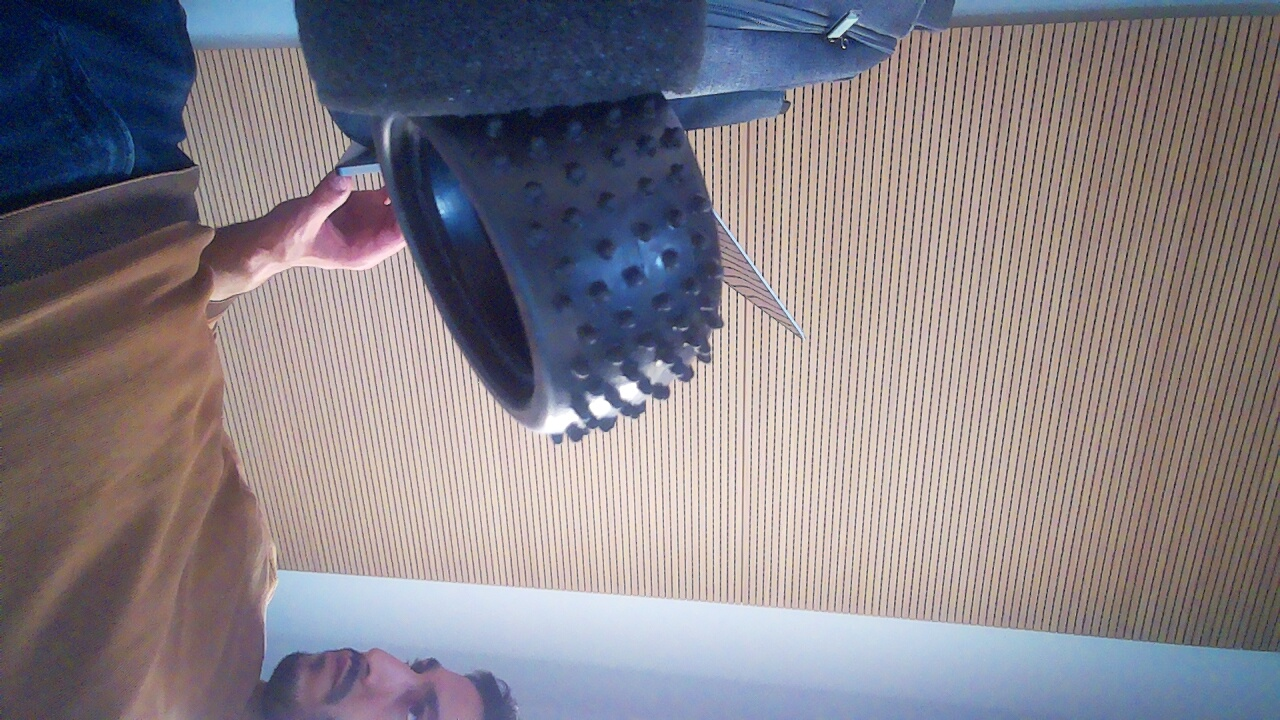
#> input picture images/image0.jpg, 1280 x 720 px
$ python -i server_streaming.py   (imports and definitions only)
#> lines starting #> are read from the running program, lines starting #| are printed output that depends on the picture
#> further down, picture is the input picture: shape (720, 1280, 3); mean B, G, R 134.7, 127.6, 134.2
import socket
import struct
from picamera2 import Picamera2
import cv2
import numpy as np

# Socket TCP
TCP_IP = '0.0.0.0'
TCP_PORT = 9999

# [1 line that did not run here, left out]
# [3 lines not run here, left out]

# [1 line that did not run here, left out]
# [1 line not run here, left out]

# Initialisation caméra 5MP
# [1 line that did not run here, left out]
# [1 line that did not run here, left out]
# [2 lines not run here, left out]

def enhance_image(img):
    # Convertir en LAB (meilleur pour contraste)
    lab = cv2.cvtColor(img, cv2.COLOR_BGR2LAB)
#> lab: shape (720, 1280, 3); mean of channels 0, 1, 2 136.4, 133.1, 124.9
    l, a, b = cv2.split(lab)
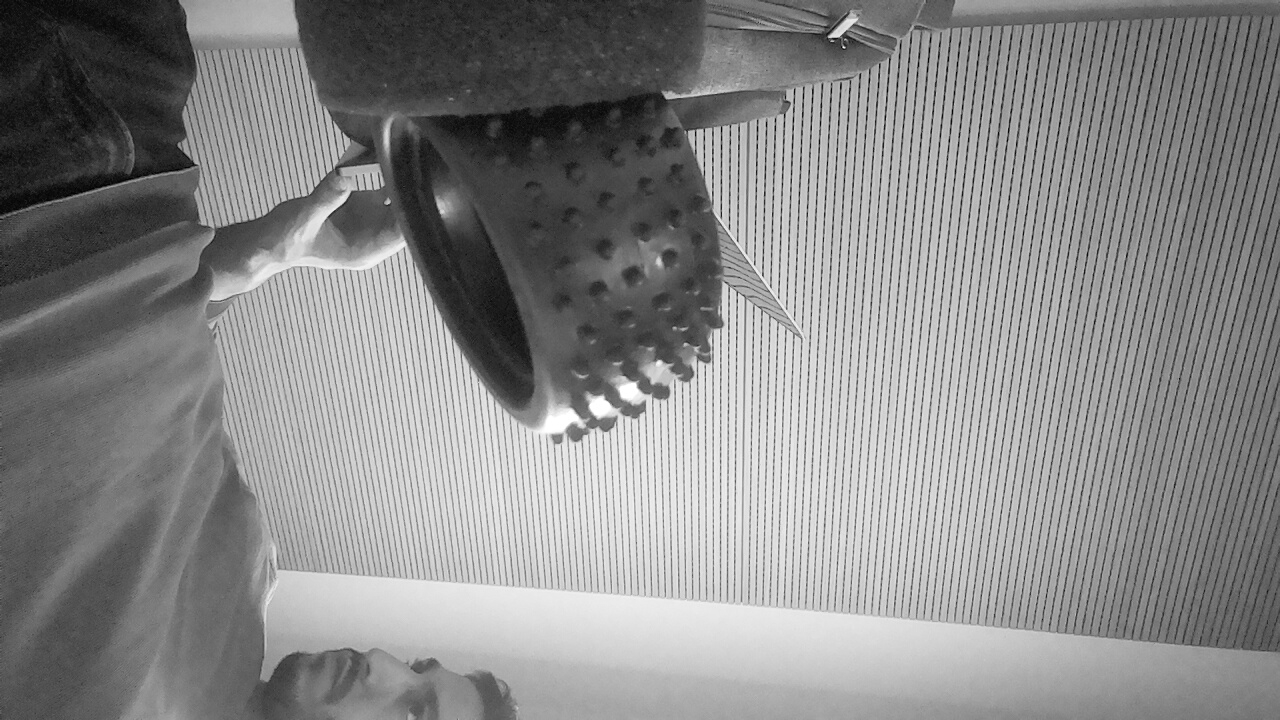
#> l: shape (720, 1280); min 0, max 255, mean 136.4
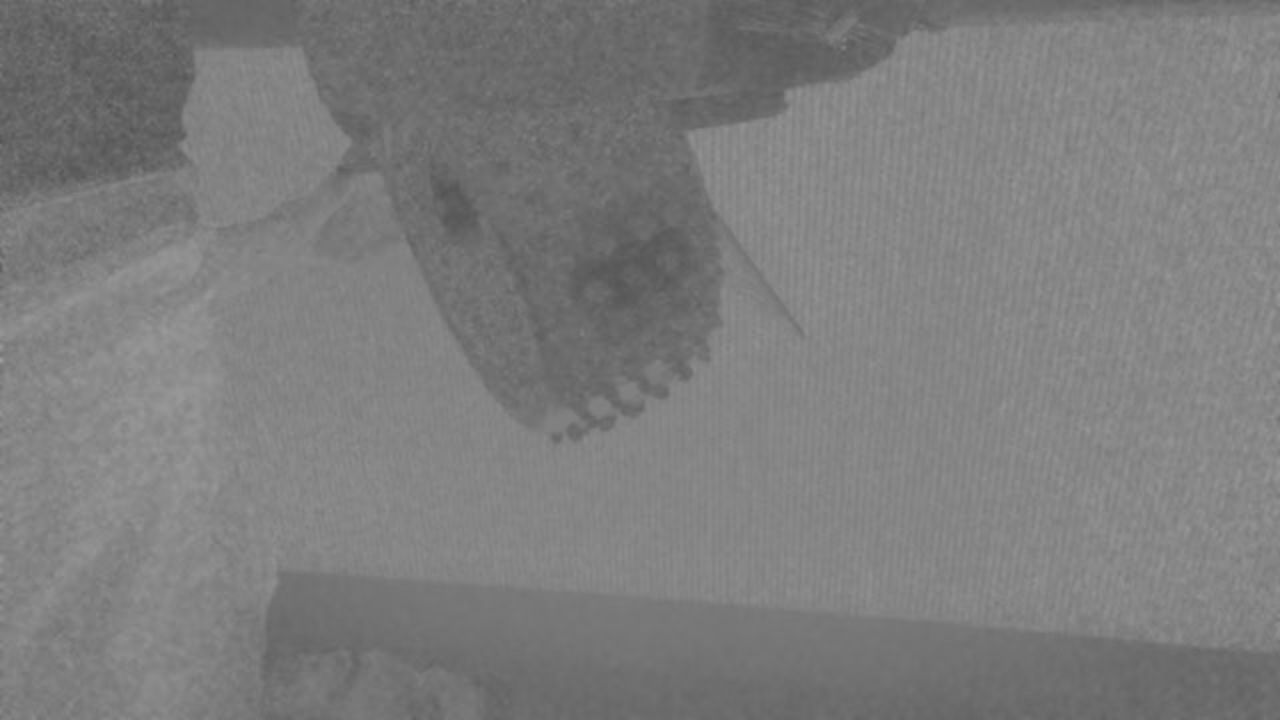
#> b: shape (720, 1280); min 84, max 156, mean 124.9

    # CLAHE sur le canal L (contraste local)
    clahe = cv2.createCLAHE(clipLimit=3.0, tileGridSize=(8,8))
    cl = clahe.apply(l)
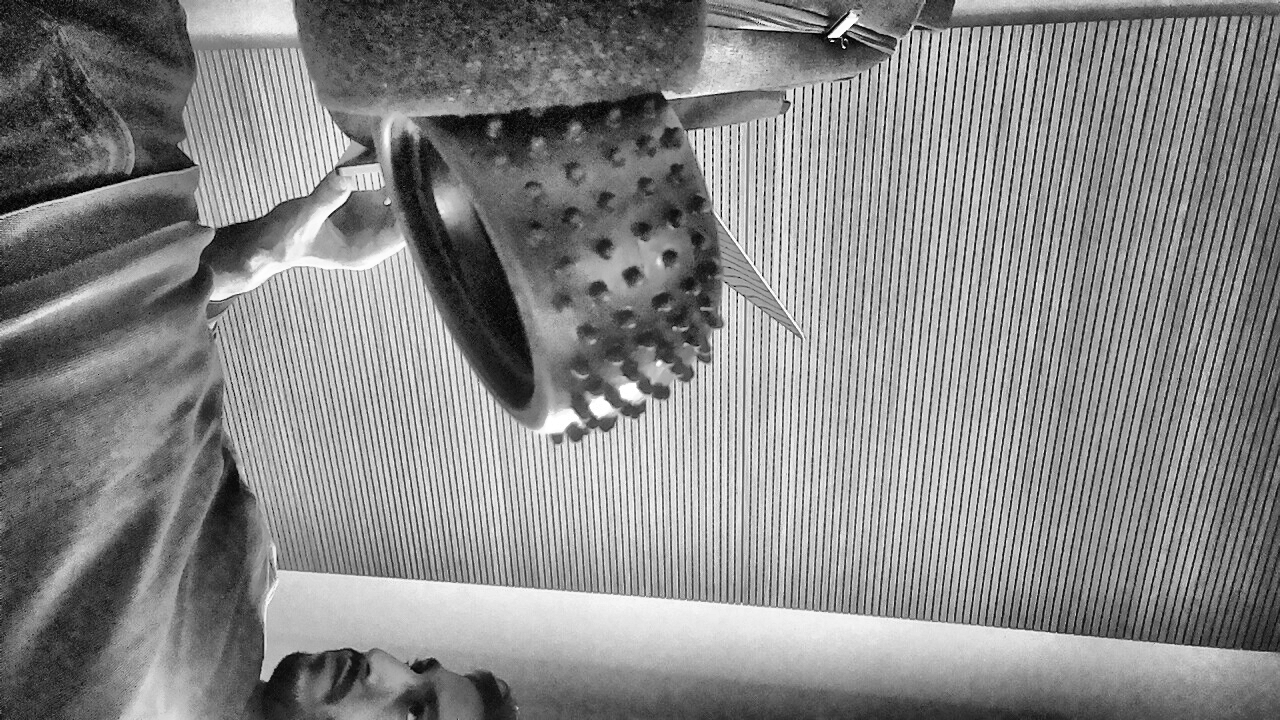
#> cl: shape (720, 1280); min 0, max 255, mean 134.7

    # Merge back
    limg = cv2.merge((cl, a, b))
#> limg: shape (720, 1280, 3); mean of channels 0, 1, 2 134.7, 133.1, 124.9
    enhanced = cv2.cvtColor(limg, cv2.COLOR_LAB2BGR)

    # Unsharp mask (netteté)
    gaussian = cv2.GaussianBlur(enhanced, (9,9), 10.0)
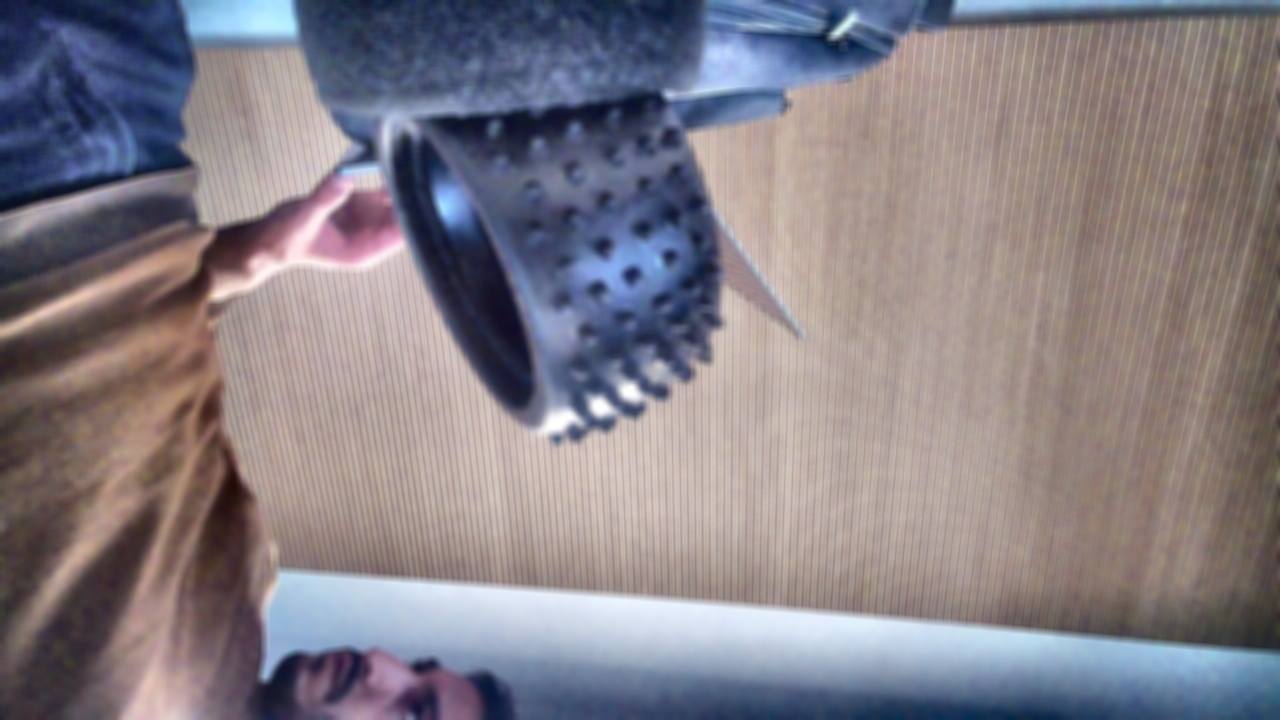
#> gaussian: shape (720, 1280, 3); mean B, G, R 133.4, 126.2, 132.9
    unsharp = cv2.addWeighted(enhanced, 1.5, gaussian, -0.5, 0)

    return unsharp

# [21 lines not run here, left out]

>>> import cv2
>>> picture = cv2.imread('images/image0.jpg')
>>> result = enhance_image(picture)

$ run again, on images/image1.jpg
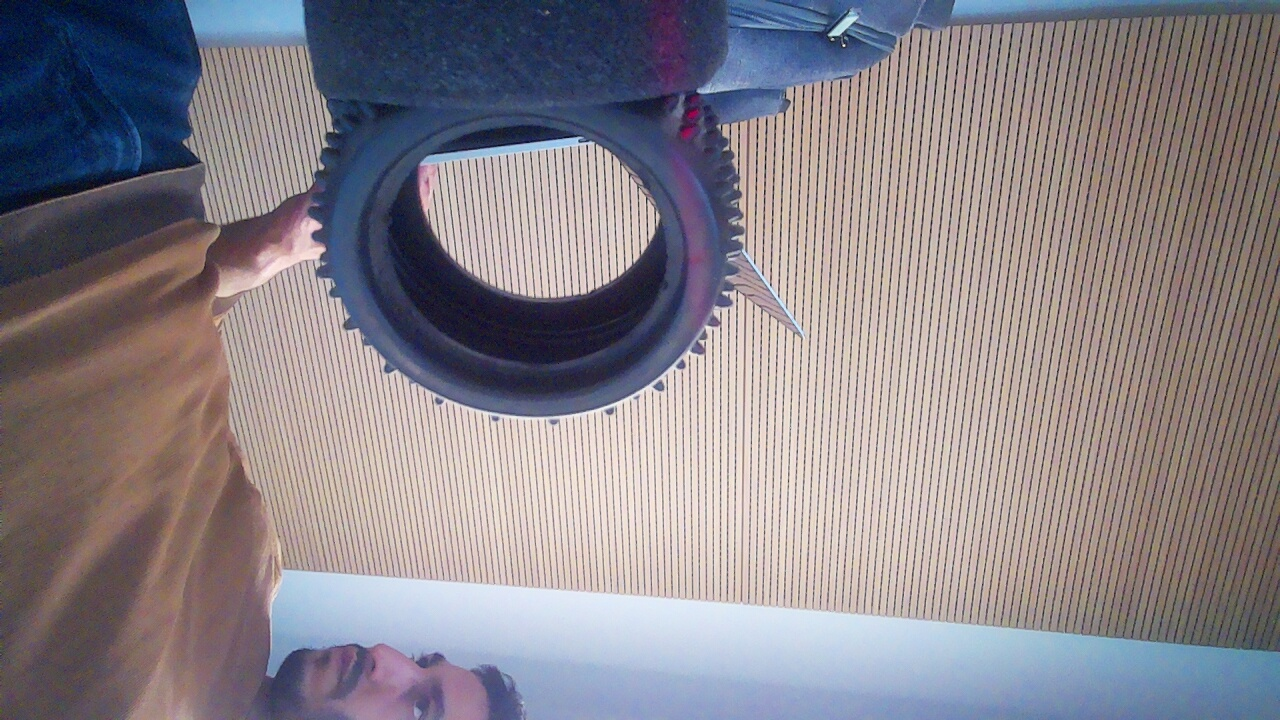
#> input picture images/image1.jpg, 1280 x 720 px
#> picture is the input picture: shape (720, 1280, 3); mean B, G, R 137.1, 130.4, 136.7
#> lab: shape (720, 1280, 3); mean of channels 0, 1, 2 139, 132.8, 125
#> in enhance_image, `cl = clahe.apply(l)`:
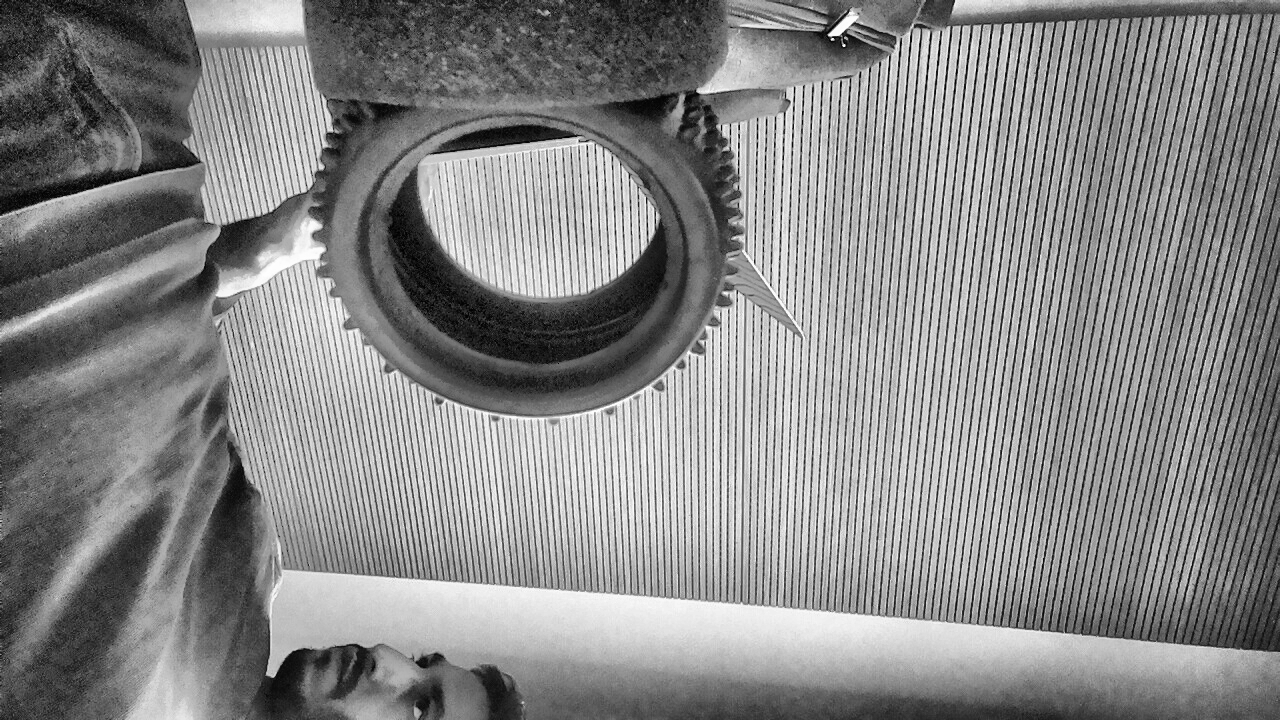
#> cl: shape (720, 1280); min 0, max 255, mean 135
#> limg: shape (720, 1280, 3); mean of channels 0, 1, 2 135, 132.8, 125
#> in enhance_image, `gaussian = cv2.GaussianBlur(enhanced, (9,9), 10.0)`:
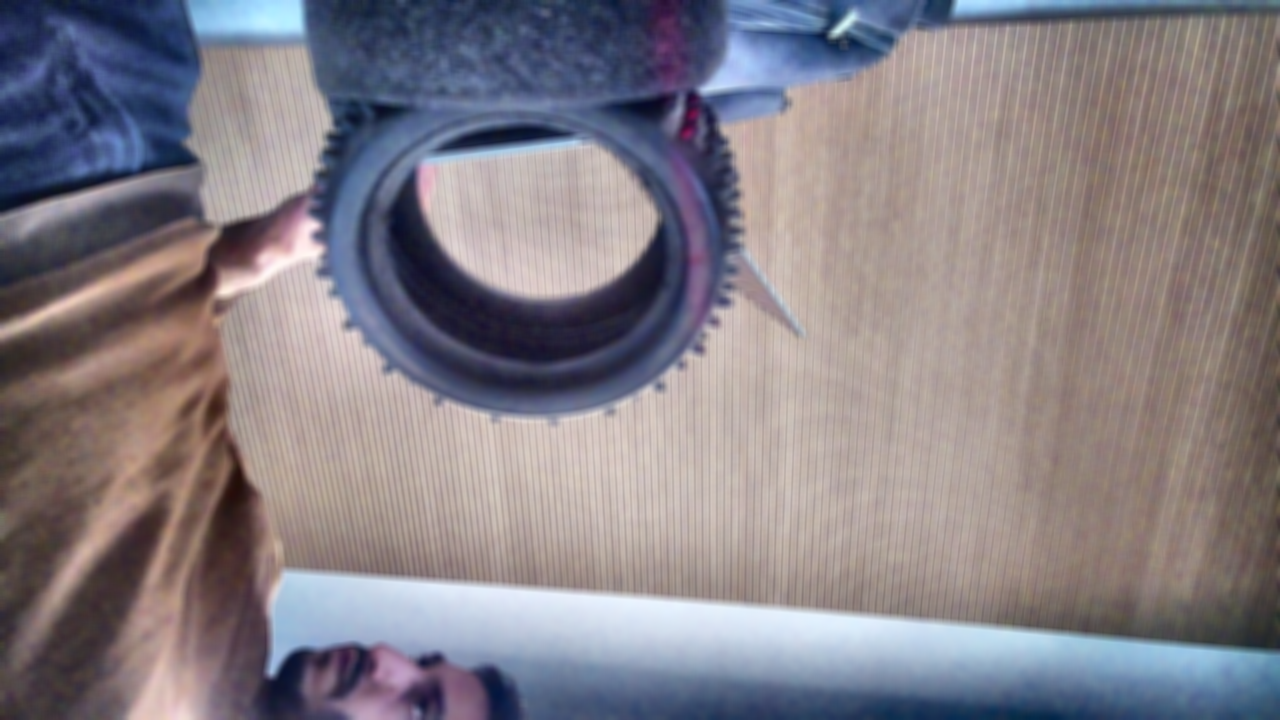
#> gaussian: shape (720, 1280, 3); mean B, G, R 133.5, 126.7, 133.2
